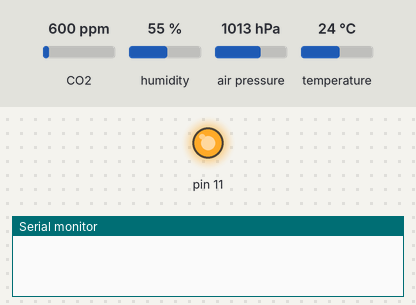
A sketch run on a simulated Arduino Uno, built with avr-gcc and run on an emulated ATmega328P. Parts: output pins drawn as LEDs (lit = HIGH), the last lines printed to the serial monitor. Inputs (shaded band) come from the test bench; at power-on: CO2 600 ppm, humidity 55 %, air pressure 1013 hPa, temperature 24 °C.

Above: at 0.1 s.
At 3.6 s:
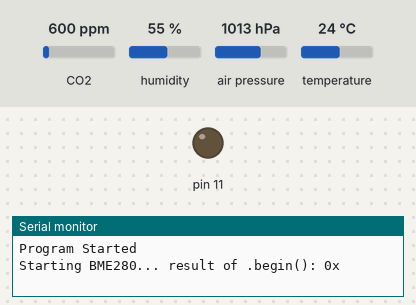
Timing chart, 0 to 5.1 s (numbered marks = the images above):
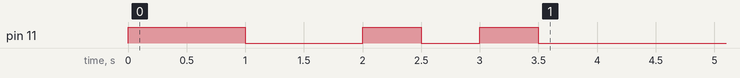

The sketch:

HealthOTG.ino
```cpp
#include <SimpleDHT.h>
#include <stdint.h>
#include "SparkFunBME280.h"
//Library allows either I2C or SPI, so include both.
#include "Wire.h"
#include "SPI.h"
#include <MQ135.h>
const int gasPin = A0; //GAS sensor output pin to Arduino analog A0 pin
MQ135 mqSensor(A0);
BME280 mySensor;
float resistanceZero = mqSensor.getRZeroAcetone();
float mqSen =  mqSensor.getCorrectedRZeroAcetone(resistanceZero);
float value,lastvalue=20;
int pinDHT11 = 8;
SimpleDHT11 dht11;

void setup()
{
  mySensor.settings.commInterface = I2C_MODE;
  mySensor.settings.I2CAddress = 0x76;
  mySensor.settings.runMode = 3; //Normal mode
  mySensor.settings.tStandby = 0;
  mySensor.settings.filter = 0;

  //tempOverSample can be:
  //  0, skipped
  //  1 through 5, oversampling *1, *2, *4, *8, *16 respectively
  mySensor.settings.tempOverSample = 1;
  //pressOverSample can be:
  //  0, skipped
  //  1 through 5, oversampling *1, *2, *4, *8, *16 respectively
    mySensor.settings.pressOverSample = 1;

  //humidOverSample can be:
  //  0, skipped
  //  1 through 5, oversampling *1, *2, *4, *8, *16 respectively
  mySensor.settings.humidOverSample = 1;
  Serial.println(mySensor.begin(), HEX);
  pinMode(11,OUTPUT)  ;
  Serial.begin(9600); //Initialize serial port - 9600 bps
  digitalWrite(11, HIGH);   // turn the LED on (HIGH is the voltage level)
  delay(1000);                       // wait for a second
  digitalWrite(11, LOW);    // turn the LED off by making the voltage LOW
  delay(1000);
  digitalWrite(11, HIGH);   // turn the LED on (HIGH is the voltage level)
  delay(500);                       // wait for a second
  digitalWrite(11, LOW);
  delay(500);
  digitalWrite(11, HIGH);   // turn the LED on (HIGH is the voltage level)
  delay(500);                       // wait for a second
  digitalWrite(11, LOW);
  Serial.print("Program Started\n");
  Serial.print("Starting BME280... result of .begin(): 0x");

  }
void loop(){

   // read without samples.
  byte temperature = 0;
  byte humidity = 0;
  int err = SimpleDHTErrSuccess;
  if ((err = dht11.read(pinDHT11, &temperature, &humidity, NULL)) != SimpleDHTErrSuccess) {
    Serial.print("Read DHT11 failed, err="); Serial.println(err);delay(1000);
    return;
  }


  // DHT11 sampling rate is 1HZ.
  delay(1500);
  float resistance = mqSensor.getResistance();
  float acetone = mqSensor.getAcetone(resistance);
  value=acetone;
  if(value>lastvalue)
  {
    value=lastvalue;

  }
  lastvalue=value;
  delay(2000); // Print valuez every 2 sec.
  Serial.print("Acetone: ");
  Serial.print(value);
  Serial.println(" PPM");
  Serial.print("Pressure: ");
  Serial.print(mySensor.readFloatPressure(), 2);
  Serial.println(" Pa");
  Serial.print((int)temperature);
  Serial.print(" *C, ");
  Serial.print((int)humidity);
  Serial.println(" H");


}
```
